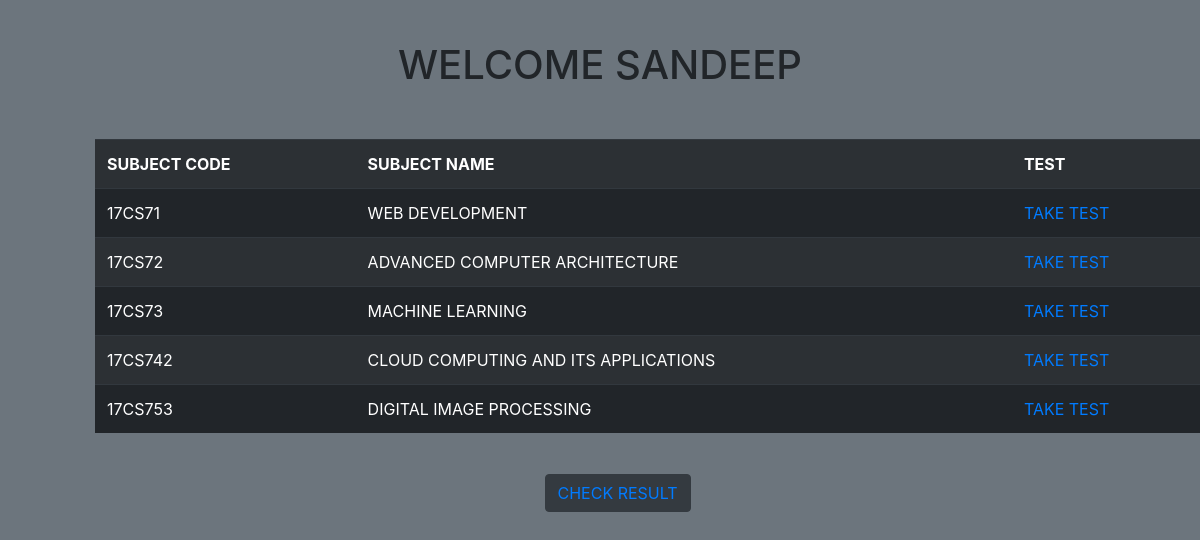
The page /student.php?usn=1dt17cs081 (signed in) on the database its author committed.
### tables this page shows
CREATE TABLE `subjects` (
  `subject_id` varchar(10) NOT NULL,
  `subject_name` varchar(100) DEFAULT NULL,
  `sem` int(2) DEFAULT NULL
);

### student.php (the view, shortened to what this page needs)
<!DOCTYPE html>
<html lang="en">
    <head>
        <link href="//maxcdn.bootstrapcdn.com/bootstrap/4.0.0/css/bootstrap.min.css" rel="stylesheet" id="bootstrap-css">
    </head>
    <body class="bg-secondary">
        <div class="container  pt-3">
            <h1 style="text-align: center;">Welcome <?php echo $_SESSION['name']; ?></h1>
            <?php
                require "connection.php";
                $usn=$_GET['usn'];
                $query="select subject_id,subject_name from subjects where sem = (select sem from users where id='$usn');";
                $execute=$database->query($query);
                if ($execute->num_rows > 0) {
            ?>
                    <table class='table table-striped table-hover table-dark'>
                        <tr>
                            <th>SUBJECT CODE</th>
                            <th>SUBJECT NAME</th>
                            <th>TEST</th>
                        </tr>
                    <?php while($row = $execute->fetch_assoc()) {?>
                        <tr>
                            <td><?php echo $row['subject_id']?></td>
                            <td><?php echo $row['subject_name'] ?></td>
                            <td><a href=check_test.php?code=<?php echo $row['subject_id']?> >Take Test</a></td>
                        </tr>
                    <?php } ?>
                    </table>
                <?php } ?>
            <button class="btn btn-dark" style="margin-left: 45%;"><a href='result.php'>CHECK RESULT</button>
        </div>
    </body>
</html>

### student.php (style rules this page uses)
body { text-transform: uppercase; }
table { margin: 50px; }
h1,button { margin: 25px; }

### rows shown on the page
subjects: subject_id "17CS71", subject_name "WEB DEVELOPMENT"
subjects: subject_id "17CS72", subject_name "ADVANCED COMPUTER ARCHITECTURE"
subjects: subject_id "17CS73", subject_name "MACHINE LEARNING"
subjects: subject_id "17CS742", subject_name "CLOUD COMPUTING AND ITS APPLICATIONS"
subjects: subject_id "17CS753", subject_name "DIGITAL IMAGE PROCESSING"

### other values the page prints
$_SESSION['name'] "SANDEEP"
